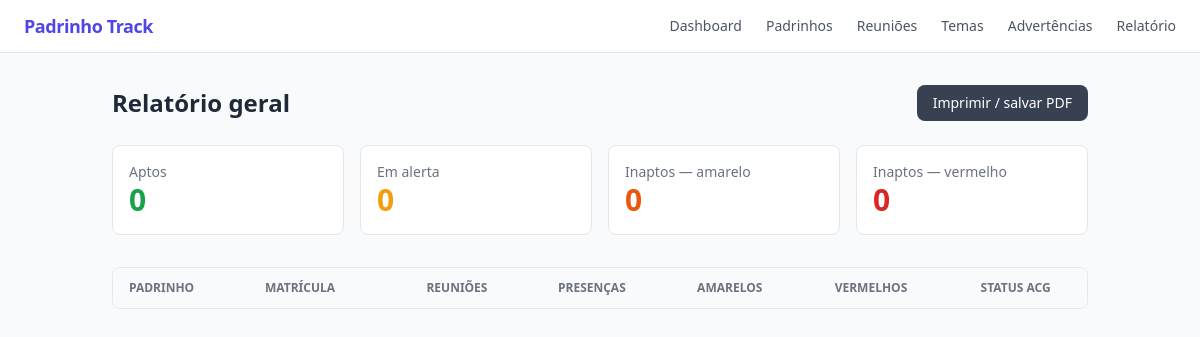
Page /relatorio on the earlier database version.
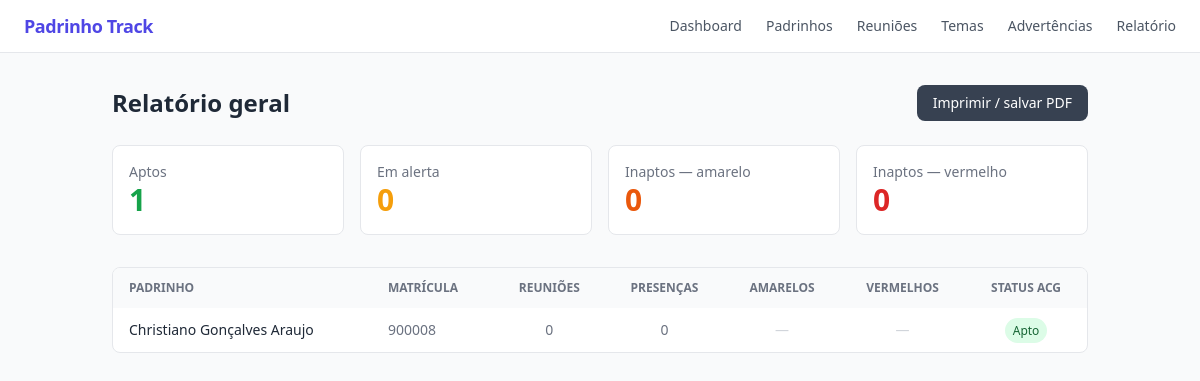
Same page on the later database version.
### tables this page shows
CREATE TABLE padrinhos (
        id          INTEGER PRIMARY KEY AUTOINCREMENT,
        nome        TEXT NOT NULL,
        matricula   TEXT UNIQUE NOT NULL,
        email       TEXT,
        ativo       INTEGER DEFAULT 1
    );

### app.py (the view)
@app.route("/relatorio")
def relatorio():
    dados = get_relatorio_geral()
    return render_template("relatorio.html", dados=dados)

### app.py (called while the page is built)
@app.before_request
def setup():
    init_db()

### database.py (called while the page is built)
def get_conn():
    conn = sqlite3.connect(DB_PATH)
    conn.row_factory = sqlite3.Row
    conn.execute("PRAGMA foreign_keys = ON")
    return conn

### models.py (called while the page is built)
def get_todos_padrinhos():
    conn = get_conn()
    padrinhos = conn.execute(
        "SELECT * FROM padrinhos WHERE ativo = 1 ORDER BY nome"
    ).fetchall()
    conn.close()
    return padrinhos

def calcular_status(padrinho_id):
    conn = get_conn()
    amarelos = conn.execute(
        "SELECT COUNT(*) FROM advertencias WHERE padrinho_id = ? AND tipo = 'amarelo'",
        (padrinho_id,)
    ).fetchone()[0]
    vermelhos = conn.execute(
        "SELECT COUNT(*) FROM advertencias WHERE padrinho_id = ? AND tipo = 'vermelho'",
        (padrinho_id,)
    ).fetchone()[0]
    conn.close()
    if vermelhos >= 1:
        return {"status": "inapto_vermelho", "amarelos": amarelos, "vermelhos": vermelhos}
    if amarelos >= 2:
        return {"status": "inapto_amarelo", "amarelos": amarelos, "vermelhos": vermelhos}
    if amarelos == 1:
        return {"status": "alerta", "amarelos": amarelos, "vermelhos": vermelhos}
    return {"status": "apto", "amarelos": 0, "vermelhos": 0}

### templates/relatorio.html (shortened to what this page needs)
{% extends "base.html" %}
{% block content %}
<div class="flex items-center justify-between mb-6">
  <h1 class="text-2xl font-semibold text-gray-800">Relatório geral</h1>
  <button onclick="window.print()"
          class="bg-gray-700 text-white text-sm px-4 py-2 rounded-lg hover:bg-gray-800 transition">
    Imprimir / salvar PDF
  </button>
</div>
<div class="grid grid-cols-4 gap-4 mb-8">
  {% set aptos       = dados | selectattr("status", "eq", "apto")            | list %}
  {% set alertas     = dados | selectattr("status", "eq", "alerta")          | list %}
  {% set inapto_am   = dados | selectattr("status", "eq", "inapto_amarelo")  | list %}
  {% set inapto_verm = dados | selectattr("status", "eq", "inapto_vermelho") | list %}
  <div class="bg-white rounded-lg border border-gray-200 p-4">
    <p class="text-sm text-gray-500">Aptos</p>
    <p class="text-3xl font-semibold text-green-600">{{ aptos | length }}</p>
  </div>
  <div class="bg-white rounded-lg border border-gray-200 p-4">
    <p class="text-sm text-gray-500">Em alerta</p>
    <p class="text-3xl font-semibold text-amber-500">{{ alertas | length }}</p>
  </div>
  <div class="bg-white rounded-lg border border-gray-200 p-4">
    <p class="text-sm text-gray-500">Inaptos — amarelo</p>
    <p class="text-3xl font-semibold text-orange-600">{{ inapto_am | length }}</p>
  </div>
  <div class="bg-white rounded-lg border border-gray-200 p-4">
    <p class="text-sm text-gray-500">Inaptos — vermelho</p>
    <p class="text-3xl font-semibold text-red-600">{{ inapto_verm | length }}</p>
  </div>
</div>
<div class="bg-white rounded-lg border border-gray-200 overflow-hidden">
  <table class="w-full text-sm">
    <thead class="bg-gray-50 text-gray-500 uppercase text-xs">
      <tr>
        <th class="px-4 py-3 text-left">Padrinho</th>
        <th class="px-4 py-3 text-left">Matrícula</th>
        <th class="px-4 py-3 text-center">Reuniões</th>
        <th class="px-4 py-3 text-center">Presenças</th>
        <th class="px-4 py-3 text-center">Amarelos</th>
        <th class="px-4 py-3 text-center">Vermelhos</th>
        <th class="px-4 py-3 text-center">Status ACG</th>
      </tr>
    </thead>
    <tbody class="divide-y divide-gray-100">
      {% for d in dados %}
      <tr class="hover:bg-gray-50 transition">
        <td class="px-4 py-3 font-medium">{{ d.padrinho["nome"] }}</td>
        <td class="px-4 py-3 text-gray-500">{{ d.padrinho["matricula"] }}</td>
        <td class="px-4 py-3 text-center text-gray-500">{{ d.total_reunioes }}</td>
        <td class="px-4 py-3 text-center text-gray-500">{{ d.total_presentes }}</td>
        <td class="px-4 py-3 text-center">
          {% if d.amarelos > 0 %}
            <span class="bg-amber-100 text-amber-800 px-2 py-0.5 rounded-full font-medium">
              {{ d.amarelos }}
            </span>
          {% else %}
            <span class="text-gray-300">—</span>
          {% endif %}
        </td>
        <td class="px-4 py-3 text-center">
          {% if d.vermelhos > 0 %}
            <span class="bg-red-100 text-red-800 px-2 py-0.5 rounded-full font-medium">
              {{ d.vermelhos }}
            </span>
          {% else %}
            <span class="text-gray-300">—</span>
          {% endif %}
        </td>
        <td class="px-4 py-3 text-center">
          {% if d.status == "apto" %}
            <span class="bg-green-100 text-green-800 px-2 py-1 rounded-full text-xs font-medium">
              Apto
            </span>
          {% elif d.status == "alerta" %}
            <span class="bg-amber-100 text-amber-800 px-2 py-1 rounded-full text-xs font-medium">
              Alerta
            </span>
          {% elif d.status == "inapto_amarelo" %}
            <span class="bg-orange-100 text-orange-800 px-2 py-1 rounded-full text-xs font-medium">
              Inapto
            </span>
          {% elif d.status == "inapto_vermelho" %}
            <span class="bg-red-100 text-red-800 px-2 py-1 rounded-full text-xs font-medium">
              Inapto — reportar prof.
            </span>
          {% endif %}
        </td>
      </tr>
      {% endfor %}
    </tbody>
  </table>
</div>
{% endblock %}

Differences in the rows shown:
added padrinhos: padrinho.nome "Christiano Gonçalves Araujo", padrinho.matricula "900008"
Other differences:
{{ aptos | length }}: "0" → "1"
new list line: "0 0 — — Apto"
